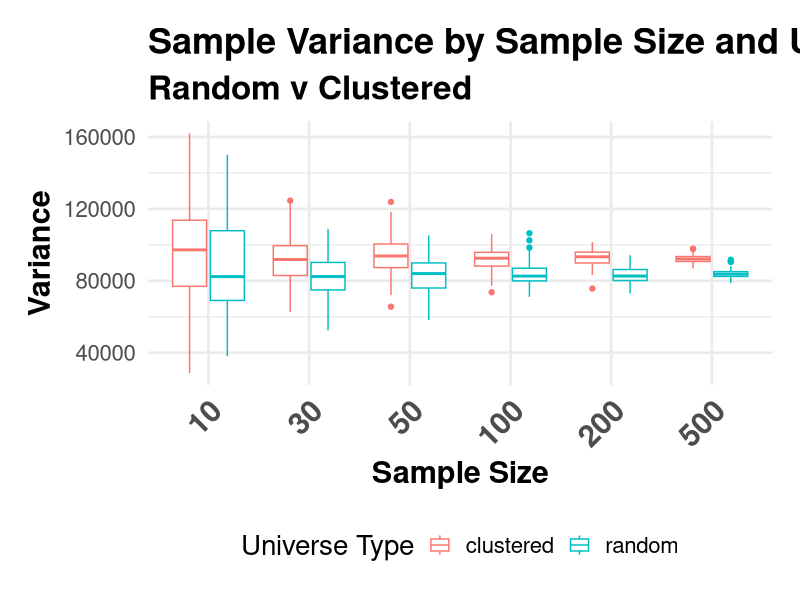
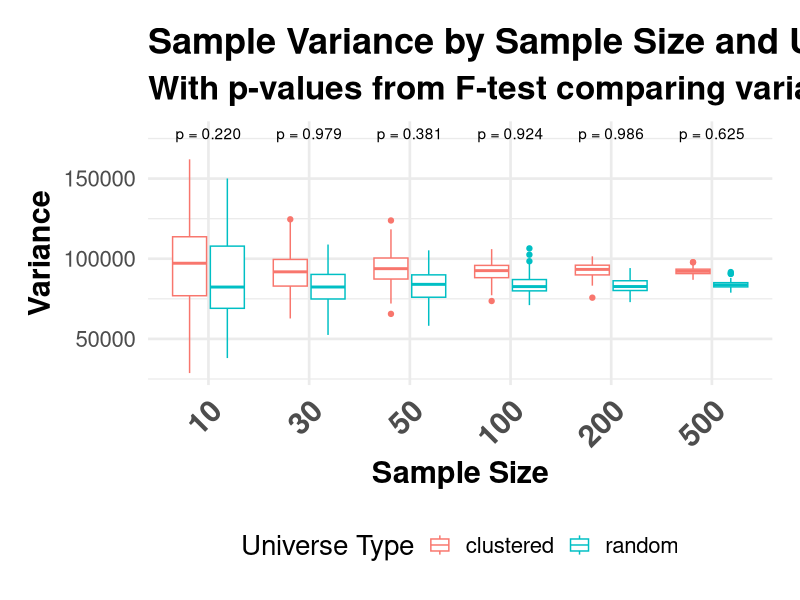
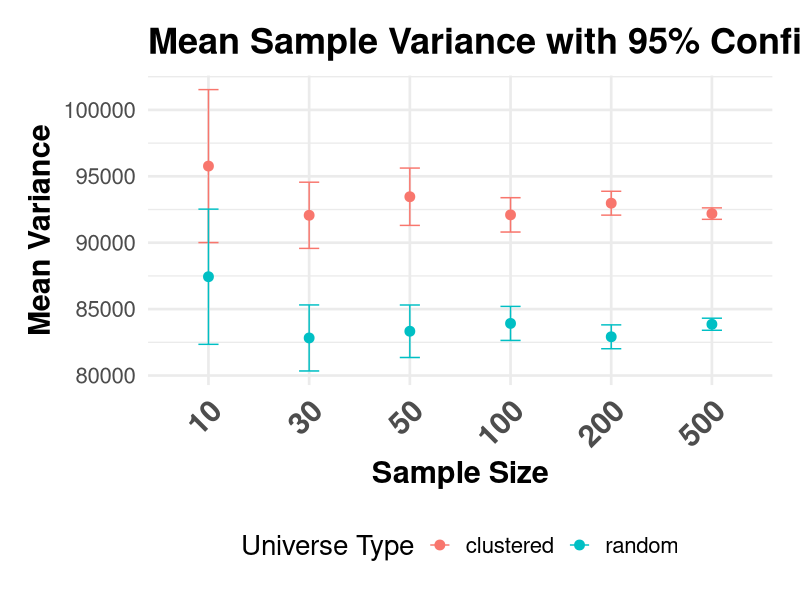
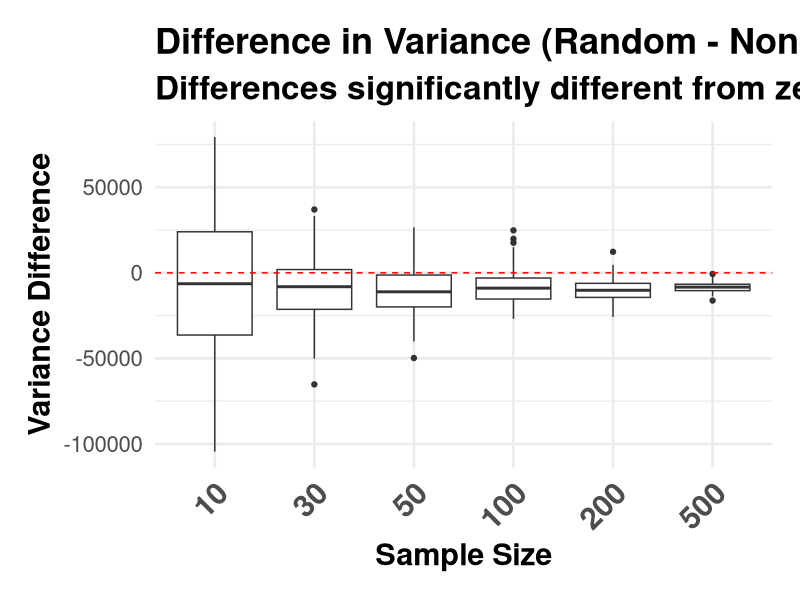
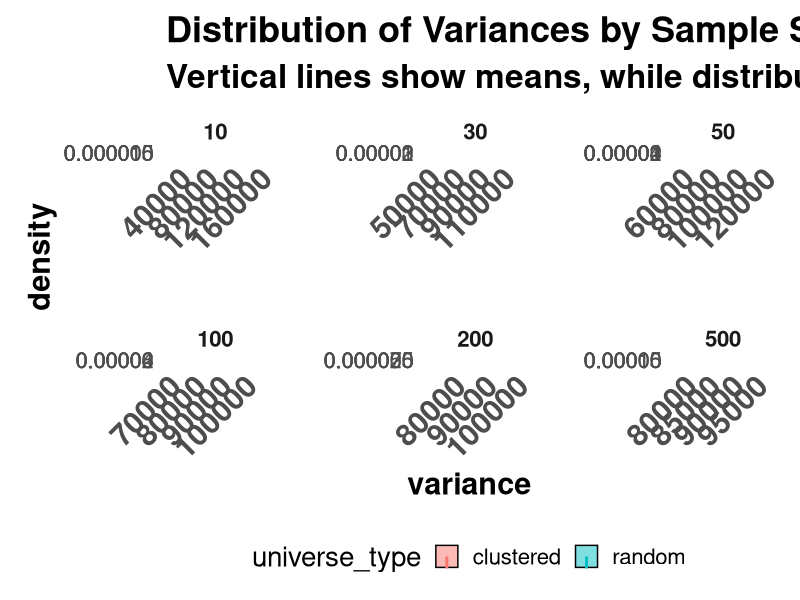
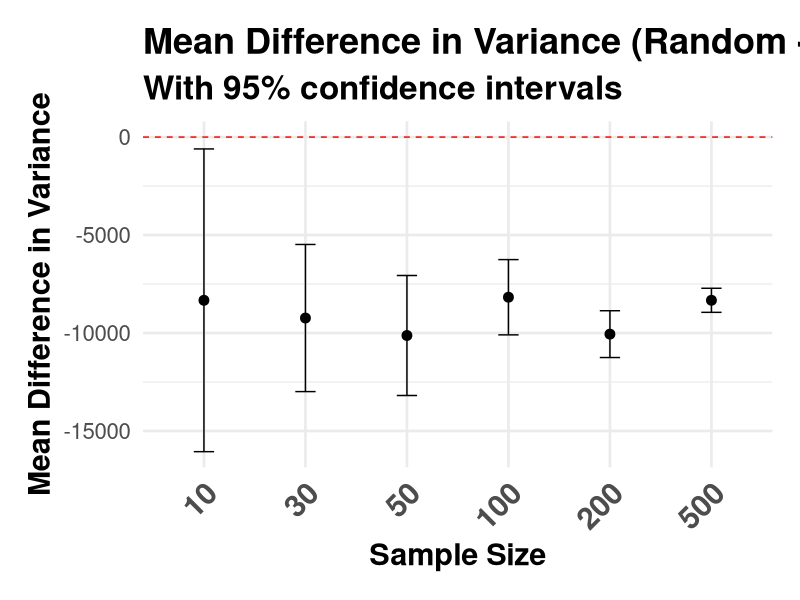

Recreate these plots in R, in order.
## ---- chunk 1
#| label: setup
#| include: false
# R version 4.4.3 (2025-02-28)
# Platform: x86_64-apple-darwin20
# Running under: macOS Sequoia 15.6.1
# Rstudio 2025.9.2.418 (Cucumberleaf Sunflower)
# 

# install.packages(c("mapview", "survey", "srvyr", "arcgislayers"))

# census_api_key("95496766c51541ee6f402c1e1a8658581285b759", install = TRUE, overwrite = TRUE)


# # load libraries

# library(BayesFactor) # Computation of Bayes Factors for Common Designs
# library(boot) # Bootstrap Functions
# library(broom) # Convert Statistical Objects into Tidy Tibbles
# library(colorspace) # A Toolbox for Manipulating and Assessing Colors and Palettes
# library(camcorder) # Record Your Plot History
# library(car) # Companion to Applied Regression
# library(causaldata) # Example Data Sets for Causal Inference Textbooks
# library(corrplot) # Visualization of a Correlation Matrix
# library(cowplot) # Streamlined Plot Theme and Plot Annotations for 'ggplot2'
# library(dagitty) # Graphical Analysis of Structural Causal Models  
# library(DiagrammeR) # Graph/Network Visualization 
# library(dlookr) # Tools for Data Diagnosis, Exploration, Transformation 
# library(dplyr) # A Grammar of Data Manipulation
# library(DT) # A Wrapper of the JavaScript Library 'DataTables'
# library(dutchmasters) # Color Palettes based on Famous Paintings 
# library(flexdashboard) # R Markdown Format for Flexible Dashboards
# library(flextable) # Functions for Tabular Reporting  
# library(forcats) # Tools for Working with Categorical Variables (Factors)
# library(gganimate) # A Grammar of Animated Graphics
# library(ggcorrplot) # Visualization of a Correlation Matrix using 'ggplot2'
# library(ggdag) # Analyze and Create Elegant Directed Acyclic Graphs      
# library(ggforce) # Accelerating 'ggplot2' 
# library(gghighlight) # Highlight Lines and Points in 'ggplot2' 
# library(ggplot2) # Create Elegant Data Visualizations Using the Grammar of Graphics
# library(ggokabeito) # 'Okabe-Ito' Scales for 'ggplot2' and 'ggraph'
# library(ggpubr) # 'ggplot2' Based Publication Ready Plots
# library(ggrepel) # Automatically Position Non-Overlapping Text Labels with 'ggplot2'
# library(ggtext) # Improved Text Rendering Support for 'ggplot2' 
# library(ggthemes) # Extra Themes, Scales and Geoms for 'ggplot2'
# library(glue) # Interpreted String Literals    
# library(grid) # The Grid Graphics Package
# library(gt) # Easily Create Presentation-Ready Display Tables
# library(gtExtras) # Extending 'gt' for Beautiful HTML Tables
# library(halfmoon) # Techniques to Build Better Balance
# library(haven) # Import and Export 'SPSS', 'Stata' and 'SAS' Files
# library(here) # A Simpler Way to Find Your Files
# library(htmltools) # Tools for HTML
# library(htmlwidgets) # HTML Widgets for R
# library(janitor) # Simple Tools for Examining and Cleaning Dirty Data 
# library(kableExtra) # Construct Complex Table with 'kable' and Pipe Syntax
# library(knitr) # A General-Purpose Package for Dynamic Report Generation in R   
# library(lavaan) # Latent Variable Analysis     
# library(lubridate) # Make Dealing with Dates a Little Easier
# library(monochromeR) # Easily Create, View and Use Monochrome Color Palettes 
# library(paletteer) # Comprehensive Collection of Color Palettes 
# library(patchwork) # The Composer of Plots
# library(plotly) # Create Interactive Web Graphics via 'plotly.js'
# library(ppcor) # Partial and Semi-Partial (Part) Correlation
# library(propensity) # A Toolkit for Calculating and Working with Propensity Scores
# library(prettycode) # Pretty Print R Code in the Terminal
# library(PSW) # Propensity Score Weighting Methods for Dichotomous Treatments
# library(purrr) # Functional Programming Tools
# library(pwr) # Basic Functions for Power Analysis
# library(qgraph) # Graph Plotting Methods, Psychometric Data Visualization and Graphical Model Estimation
# library(qicharts2) # Quality Improvement Charts
# library(RColorBrewer) # ColorBrewer Palettes 
# library(readr) # Read Rectangular Text Data
# library(readxl) # Read Excel Files
# library(rethinking) # Statistical Rethinking book package
# library(rlang) # Functions for Base Types and Core R and 'Tidyverse' Features
# library(rsample) # General Resampling Infrastructure
# library(scales) # Scale Functions for Visualization
# library(shiny) # Web Application Framework for R
# library(shinyobjects) # Access Reactive Data Interactively   
# library(skimr) # Compact and Flexible Summaries of Data
# library(stringr) # Simple, Consistent Wrappers for Common String Operations
# library(tibble) # Simple Data Frames
# library(tidycensus) # Load US Census Boundary and Attribute Data as 'tidyverse' and 'sf'-Ready Data Frames
# library(tidylog) # Logging for 'dplyr' and 'tidyr' Functions
# library(tidyr) # Tidy Messy Data
# library(tidytext) # Text Mining using 'dplyr', 'ggplot2', and Other Tidy Tools 
# library(tsibble) # Tidy Temporal Data Frames and Tools        
# library(viridis) # Colorblind-Friendly Color Maps for R 
# library(visdat) # Preliminary Visualization of Data
# library(vroom) # Read and Write Rectangular Text Data Quickly    
# library(wesanderson) # A Wes Anderson Palette Generator 
# library(writexl) # Export Data Frames to Excel 'xlsx' Format 
# library(WRS2) # A Collection of Robust Statistical Methods



# Force dplyr's select to take precedence
select <- dplyr::select
filter <- dplyr::filter

# Options
options(scipen = 999)
options(qic.clshade = T) # NO LONGER NEEDED; CHARTS ALL PREPARED WITH GGPLOT2 ONLY
options(qic.linecol = 'black') # NO LONGER NEEDED; CHARTS ALL PREPARED WITH GGPLOT2 ONLY
options(qic.signalcol = "firebrick") # NO LONGER NEEDED; CHARTS ALL PREPARED WITH GGPLOT2 ONLY
options(qic.targetcol = "purple") # NO LONGER NEEDED; CHARTS ALL PREPARED WITH GGPLOT2 ONLY
options(DT.options = list(dom = 'pBlfrti')) # Add buttons, filtering, and top (t) pagination controls
options(shiny.maxRequestSize = 50 * 1024^2) # Set upload maximum to 50 MB
options(tigris_use_cache = TRUE)


# Set global theme for consistent plots
ggplot2::theme_set(ggplot2::theme_minimal(base_size = 20) + 
                   ggplot2::theme(plot.title = ggplot2::element_text(face = "bold",
                                                                      size = 26),
                                  plot.subtitle = ggplot2::element_text(face = "bold",
                                                                         size = 24),
                                  axis.title.x = ggplot2::element_text(face = "bold",
                                                                        size = 22),
                                  axis.title.y = ggplot2::element_text(face = "bold",
                                                                        size = 22),
                                  axis.text.x = ggplot2::element_text(face = "bold",
                                                                       size = 22,
                                                                       angle = 45,
                                                                       hjust = 1),
                                  legend.position = "bottom",
                                  strip.text = ggplot2::element_text(face = "bold"),
                                  panel.spacing.x = grid::unit(1.5,
                                                                "cm"),
                                  panel.spacing.y = grid::unit(1.5,
                                                                "cm"),
                                  plot.margin = ggplot2::margin(20,
                                                                 20,
                                                                 20,
                                                                 20,
                                                                 "pt")))


# Set seed for reproducibility
set.seed(123)

## ---- chunk 2

# Create a random universe (1000 random integers between 1 and 1000)
random_universe <- sample(1:1000, 1000, replace = TRUE)

# Create non-random universes (several options)

# Option 1: Sequential numbers
sequential_universe <- 1:1000

# Option 2: Clustered data (4 distinct clusters)
clustered_universe <- c(
  stats::rnorm(250, mean = 100, sd = 20),
  stats::rnorm(250, mean = 300, sd = 20),
  stats::rnorm(250, mean = 600, sd = 20),
  stats::rnorm(250, mean = 900, sd = 20)
)
# Round to integers and ensure values are within 1-1000
clustered_universe <- base::pmin(1000, base::pmax(1, base::round(clustered_universe)))

# Option 3: Bimodal distribution
bimodal_universe <- c(
  stats::rnorm(500, mean = 250, sd = 100),
  stats::rnorm(500, mean = 750, sd = 100)
)
# Round to integers and ensure values are within 1-1000
bimodal_universe <- base::pmin(1000, base::pmax(1, base::round(bimodal_universe)))

# Option 4: Increasing variance (first half has low variance, second half high)
increasing_var_universe <- c(
  stats::rnorm(500, mean = 500, sd = 50),
  stats::rnorm(500, mean = 500, sd = 200)
)
# Round to integers and ensure values are within 1-1000
increasing_var_universe <- base::pmin(1000, base::pmax(1, base::round(increasing_var_universe)))
 


## ---- chunk 3
# Step 2: Function to take samples and calculate variance
calculate_sample_variances <- function(universe, sample_size, num_samples = 100) {
  variances <- base::numeric(num_samples)
  for(i in 1:num_samples) {
    sample_data <- base::sample(universe, sample_size)
    variances[i] <- stats::var(sample_data)
  }
  return(variances)
}

## ---- chunk 4
# Step 3: Experiment with different sample sizes
sample_sizes <- c(10, 30, 50, 100, 200, 500)
results <- list()

# define the nonrandom universe type
for(size in sample_sizes) {
  random_variances <- calculate_sample_variances(random_universe, size)
  nonrandom_variances <- calculate_sample_variances(clustered_universe, size)
  
  results[[paste0("size_", size)]] <- list(
    random = random_variances,
    nonrandom = nonrandom_variances
  )
}

## ---- chunk 5
# Convert nested list to a data frame
results_df <- data.frame()

for(size_name in names(results)) {
  # Extract the numeric size from the name
  size <- as.numeric(gsub("size_", "", size_name))
  
  # Add random universe results
  random_data <- data.frame(
    sample_size = size,
    variance = results[[size_name]]$random,
    universe_type = "random"
  )
  
  # Add non-random universe results
  nonrandom_data <- data.frame(
    sample_size = size,
    variance = results[[size_name]]$nonrandom,
    universe_type = "clustered"
  )
  
  # Combine the data
  results_df <- rbind(results_df, random_data, nonrandom_data)
}

# Now you can plot with ggplot
ggplot2::ggplot(results_df, 
                ggplot2::aes(x = factor(sample_size), 
                             y = variance, 
                             color = universe_type
                             )
                ) +
  ggplot2::geom_boxplot() +
  ggplot2::labs(
    title = "Sample Variance by Sample Size and Universe Type",
    subtitle = "Random v Clustered",
    x = "Sample Size",
    y = "Variance",
    color = "Universe Type"
  ) 

## ---- chunk 6
# Calculate p-values comparing variances across universe types for each sample size
result_stats <- data.frame()

for(size_name in names(results)) {
  # Extract the numeric size from the name
  size <- base::as.numeric(gsub("size_", "", size_name))
  
  # Run F-test to compare variances
  f_test <- stats::var.test(results[[size_name]]$random, results[[size_name]]$nonrandom)
  
  # Store results
  result_stats <- base::rbind(result_stats, 
                              base::data.frame(
    sample_size = size,
    p_value = f_test$p.value,
    significant = f_test$p.value < 0.05
  ))
}

## ---- chunk 7
# Add p-values to the plot
ggplot2::ggplot(results_df, ggplot2::aes(x = factor(sample_size), y = variance, color = universe_type)) +
  ggplot2::geom_boxplot() +
  ggplot2::geom_text(data = result_stats, 
            ggplot2::aes(x = factor(sample_size), 
                y = max(results_df$variance) * 1.1,
                label = sprintf("p = %.3f", p_value)),
            inherit.aes = FALSE) +
  ggplot2::labs(
    title = "Sample Variance by Sample Size and Universe Type",
    subtitle = "With p-values from F-test comparing variances",
    x = "Sample Size",
    y = "Variance",
    color = "Universe Type"
  ) 

## ---- chunk 8
# Calculate mean and confidence intervals for your variances
results_summary <- results_df |>
  dplyr::group_by(sample_size, universe_type) |>
  dplyr::summarize(
    mean_variance = mean(variance),
    sd_variance = sd(variance),
    n = dplyr::n(),
    se = sd_variance/sqrt(n),
    ci_lower = mean_variance - 1.96*se,
    ci_upper = mean_variance + 1.96*se
  )

# Plot with confidence intervals
ggplot2::ggplot(results_summary, 
                ggplot2::aes(x = factor(sample_size), y = mean_variance, color = universe_type)) +
  ggplot2::geom_point(size = 3) +
  ggplot2::geom_errorbar(ggplot2::aes(ymin = ci_lower, ymax = ci_upper), width = 0.2) +
  ggplot2::labs(
    title = "Mean Sample Variance with 95% Confidence Intervals",
    x = "Sample Size",
    y = "Mean Variance",
    color = "Universe Type"
  ) 

## ---- chunk 9
# Calculate the difference in variance between random and non-random for each sample size
diff_data <- data.frame()

for(size_name in names(results)) {
  size <- base::as.numeric(base::gsub("size_", "", size_name))
  
  # Calculate differences for each simulation pair
  n_sims <- length(results[[size_name]]$random)
  differences <- results[[size_name]]$random - results[[size_name]]$nonrandom
  
  diff_data <- rbind(diff_data, data.frame(
    sample_size = rep(size, n_sims),
    variance_difference = differences
  ))
}

# Plot the differences
ggplot2::ggplot(diff_data, ggplot2::aes(x = factor(sample_size), y = variance_difference)) +
  ggplot2::geom_boxplot() +
  ggplot2::geom_hline(yintercept = 0, linetype = "dashed", color = "red") +
  ggplot2::labs(
    title = "Difference in Variance (Random - Non-random)",
    subtitle = "Differences significantly different from zero indicate distinct populations",
    x = "Sample Size",
    y = "Variance Difference"
  ) 

## ---- chunk 10
ggplot2::ggplot(results_df, ggplot2::aes(x = variance, fill = universe_type)) +
  ggplot2::geom_density(alpha = 0.5) +
  ggplot2::geom_vline(data = results_df |> dplyr::group_by(universe_type) |> 
               dplyr::summarize(mean_var = mean(variance)),
             ggplot2::aes(xintercept = mean_var, color = universe_type),
             linetype = "dashed", linewidth = 1) +
  ggplot2::facet_wrap(~sample_size, scales = "free") +
  ggplot2::labs(title = "Distribution of Variances by Sample Size",
       subtitle = "Vertical lines show means, while distributions show overall spread")
## ---- chunk 11
# For each sample size, perform a one-sample t-test on the differences
diff_stats <- data.frame()

for(size_name in names(results)) {
  size <- as.numeric(gsub("size_", "", size_name))
  
  # Calculate differences for this sample size
  differences <- results[[size_name]]$random - results[[size_name]]$nonrandom
  
  # Perform one-sample t-test against μ = 0
  t_test <- stats::t.test(differences, mu = 0)
  
  # Store results
  diff_stats <- rbind(diff_stats, data.frame(
    sample_size = size,
    mean_diff = mean(differences),
    p_value = t_test$p.value,
    significant = t_test$p.value < 0.05,
    lower_ci = t_test$conf.int[1],
    upper_ci = t_test$conf.int[2]
  ))
}

# # Print the results
# print(diff_stats)
## ---- chunk 12
# Plot the differences with confidence intervals
ggplot2::ggplot(diff_stats, ggplot2::aes(x = factor(sample_size), y = mean_diff)) +
  ggplot2::geom_point(size = 3) +
  ggplot2::geom_errorbar(ggplot2::aes(ymin = lower_ci, ymax = upper_ci), width = 0.2) +
  ggplot2::geom_hline(yintercept = 0, linetype = "dashed", color = "red") +
  ggplot2::labs(
    title = "Mean Difference in Variance (Random - Non-random)",
    subtitle = "With 95% confidence intervals",
    x = "Sample Size",
    y = "Mean Difference in Variance"
  ) 

